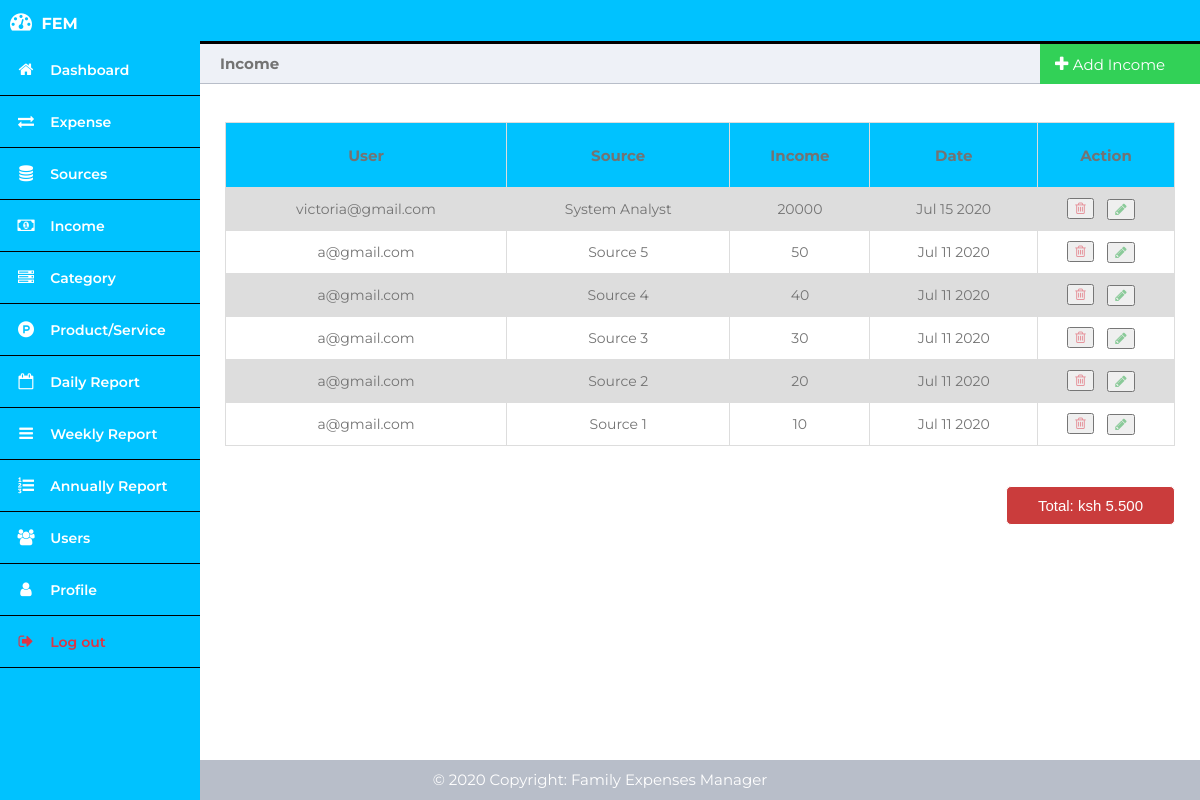
Page /admin/income.php (signed in) on the earlier database version.
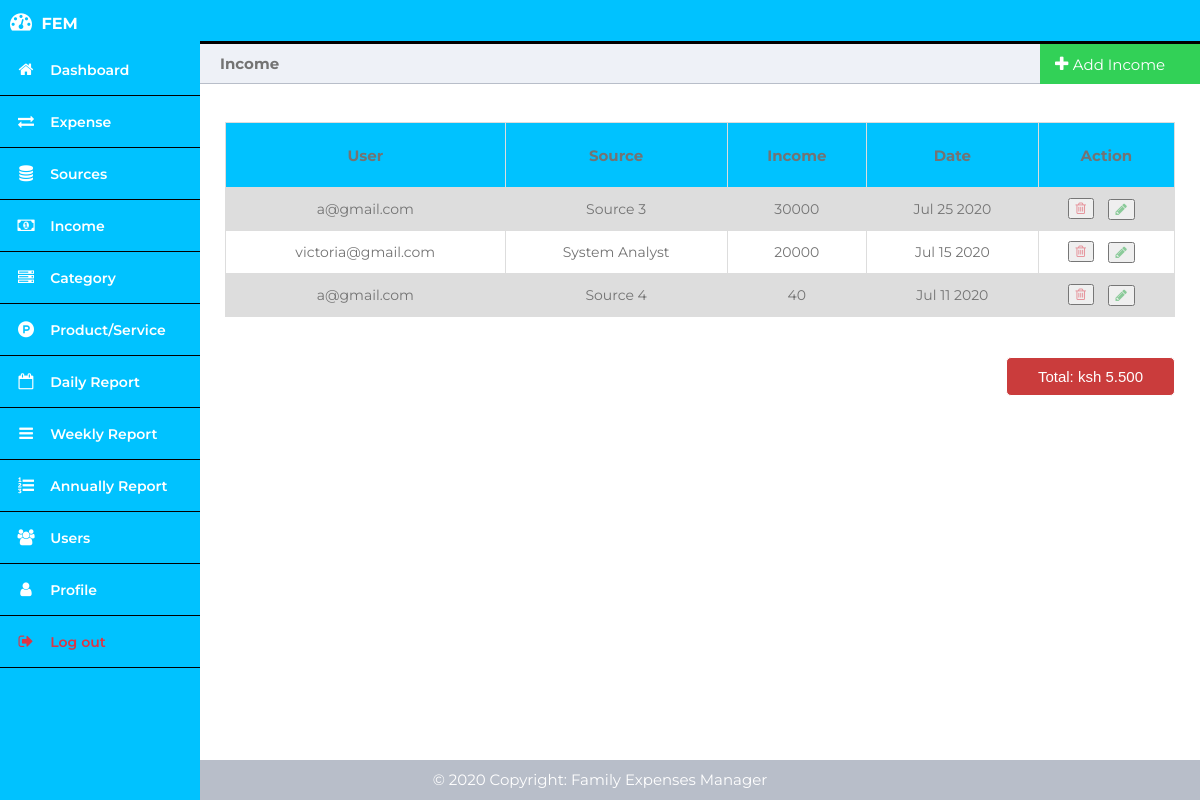
Same page on the later database version.
### tables this page shows
CREATE TABLE `Income` (
  `income_id` int(11) NOT NULL,
  `source_id` int(11) NOT NULL,
  `amount` decimal(10,0) NOT NULL,
  `created_at` timestamp NOT NULL DEFAULT current_timestamp(),
  `user_id` int(11) NOT NULL
);

CREATE TABLE `User` (
  `user_id` int(11) NOT NULL,
  `first_name` varchar(50) NOT NULL,
  `last_name` varchar(50) NOT NULL,
  `user_email` varchar(100) NOT NULL,
  `family_number` int(3) NOT NULL DEFAULT 0,
  `is_admin` tinyint(1) NOT NULL DEFAULT 0,
  `user_password` varchar(200) NOT NULL,
  `created_at` date NOT NULL DEFAULT current_timestamp()
);

CREATE TABLE `Source` (
  `source_id` int(11) NOT NULL,
  `user_id` int(11) NOT NULL,
  `name` varchar(100) NOT NULL,
  `created_at` timestamp NOT NULL DEFAULT current_timestamp() ON UPDATE current_timestamp()
);

### admin/income.php (the view, shortened to what this page needs)
<?php
	require_once('../config/db_connection.php');
?>
<!DOCTYPE html>
<html>
	<head>
		<link rel="stylesheet" href="../css/dashboard.css">
        <link rel="stylesheet" href="https://cdnjs.cloudflare.com/ajax/libs/font-awesome/4.7.0/css/font-awesome.min.css">
	</head>
	<body>
		<?php include('header.php'); ?>
		<div class="main-content">
			<div class="title-left" style="font-size: 15px; color: #737373;">
				Income
			</div>
			<div class="title-right" id="myBtn">
				<div class="add">
					<i class="fa fa-plus"></i>
					<a style="font-size: 15px;">Add Income</a>
				</div>
			</div>
			<div>
				<?php include('../errors.php'); ?><br>
			</div>
			<div>
				<?php include('../success.php'); ?><br>
			</div>
			<table style="color: #737373; font-size: 14px;">
				<tr style="height: 65px; font-size: 15px;">
					<th style="color: #737373;">User</th>
					<th style="color: #737373;">Source</th>
					<th style="color: #737373;">Income</th>
					<th style="color: #737373;">Date</th>
					<th style="color: #737373;">Action</th>
				</tr>
				<?php
                    $query   = "SELECT * FROM Income ORDER BY created_at DESC";
                    $results = mysqli_query($con, $query);
                    if (mysqli_num_rows($results) > 0) {
                        while($row = $results->fetch_assoc()) {
							$user_id = $row['user_id'];
							$query   = "SELECT * FROM User WHERE user_id = '$user_id'";
							$result2 = mysqli_query($con, $query);
							if (mysqli_num_rows($result2) == 1) {
								$user_data = $result2->fetch_assoc();
							}
							$source_id = $row['source_id'];
							$query   = "SELECT * FROM Source WHERE source_id = '$source_id'";
							$result3 = mysqli_query($con, $query);
							if (mysqli_num_rows($result3) == 1) {
								$source_data = $result3->fetch_assoc();
							}
							?>
								<tr>
									<td><?php echo $user_data['user_email'] ?></td>
									<td><?php echo $source_data['name'] ?></td>
									<td><?php echo $row['amount'] ?></td>
									<td><?php echo date('M d Y',strtotime($row['created_at'])) ?></td>
									<td>
										<form action="" method="POST" style="margin-left:-40px;">
											<button name="delete-expense">
												<i class="fa fa-trash-o icon-delete" id="delete" title="Delete"></i>
											</button>&nbsp;&nbsp;&nbsp;
										</form>
										<div style="margin-left:30px; margin-top:-20px">
											<button>
												<a href="expense-update.php?id1=<?php echo $_SESSION['user_id'] ?>&id2=<?php echo $row['expense_id'] ?>&id3=<?php echo $product_service_data['product_service_id'] ?>&price=<?php echo $row['price'] ?>">
													<i class="fa fa-pencil icon-edit" title="Edit"></i>
												</a>
											</button>
										</div>
									</td>
								</tr>
							<?php
						}
					}
				?>
			  </table>
			  <div class="table-bottom-space"></div>
			  <div class="table-total">
				<button class="button-error-total">Total: ksh 5.500</button>
			  </div>
		</div>
		<?php include_once("../footer.php"); ?>
	</body>
</html>

Differences in the rows shown:
removed income: user.user_email "a@gmail.com", source.name "Source 5", amount "50", created_at "Jul 11 2020"
removed income: user.user_email "a@gmail.com", source.name "Source 3", amount "30", created_at "Jul 11 2020"
removed income: user.user_email "a@gmail.com", source.name "Source 2", amount "20", created_at "Jul 11 2020"
removed income: user.user_email "a@gmail.com", source.name "Source 1", amount "10", created_at "Jul 11 2020"
added income: user.user_email "a@gmail.com", source.name "Source 3", amount "30000", created_at "Jul 25 2020"
